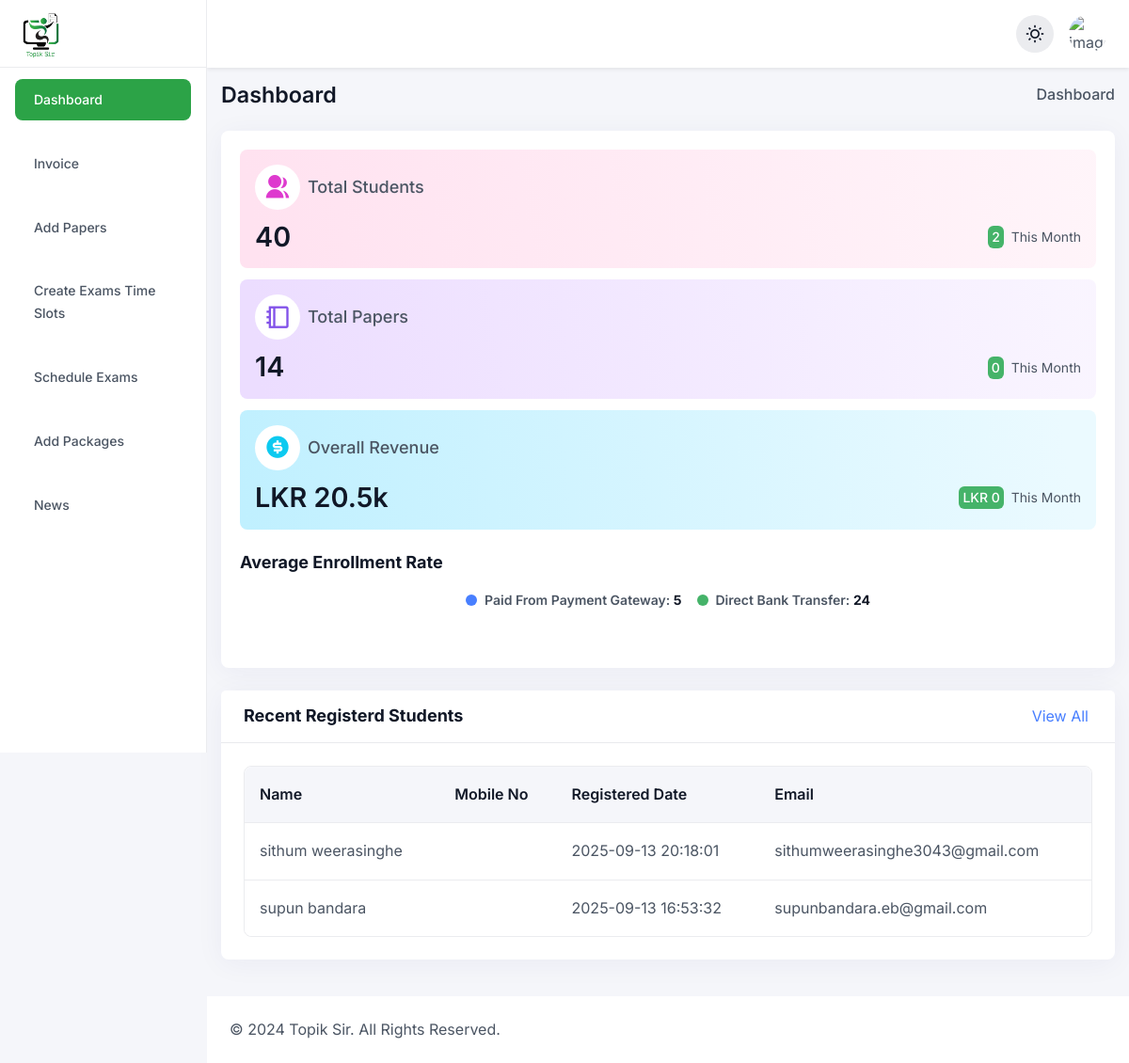
/admin/dashboard (signed in), run on the app's committed database.
### tables this page shows
CREATE TABLE `user` (
  `id` int(11) NOT NULL AUTO_INCREMENT,
  `first_name` varchar(50) NOT NULL,
  `last_name` varchar(50) NOT NULL,
  `email` varchar(255) NOT NULL,
  `mobile` varchar(12) DEFAULT NULL,
  `password_hash` varchar(255) DEFAULT NULL,
  `profile_picture_url` text DEFAULT NULL,
  `created_at` timestamp NULL DEFAULT current_timestamp(),
  `auth_providers_provider_id` int(11) NOT NULL,
  `remember_token` varchar(255) DEFAULT NULL,
  `address` varchar(100) DEFAULT NULL,
  `city` varchar(40) DEFAULT NULL,
  PRIMARY KEY (`id`),
  KEY `fk_user_auth_providers_idx` (`auth_providers_provider_id`),
  CONSTRAINT `fk_user_auth_providers` FOREIGN KEY (`auth_providers_provider_id`) REFERENCES `auth_providers` (`provider_id`)
);

### admin/dashboard.php (the view, shortened to what the rows shown need)
<!DOCTYPE html>
<html lang="en" data-theme="light">
<head>
  <link rel="stylesheet" type="text/css" href="https://cdn.jsdelivr.net/npm/toastify-js/src/toastify.min.css">
  <link rel="stylesheet" href="assets/css/remixicon.css">
  <link rel="stylesheet" href="assets/css/lib/bootstrap.min.css">
  <link rel="stylesheet" href="assets/css/lib/apexcharts.css">
  <link rel="stylesheet" href="assets/css/lib/dataTables.min.css">
  <link rel="stylesheet" href="assets/css/lib/editor-katex.min.css">
  <link rel="stylesheet" href="assets/css/lib/editor.atom-one-dark.min.css">
  <link rel="stylesheet" href="assets/css/lib/editor.quill.snow.css">
  <link rel="stylesheet" href="assets/css/lib/flatpickr.min.css">
  <link rel="stylesheet" href="assets/css/lib/full-calendar.css">
  <link rel="stylesheet" href="assets/css/lib/jquery-jvectormap-2.0.5.css">
  <link rel="stylesheet" href="assets/css/lib/magnific-popup.css">
  <link rel="stylesheet" href="assets/css/lib/slick.css">
  <link rel="stylesheet" href="assets/css/lib/prism.css">
  <link rel="stylesheet" href="assets/css/lib/file-upload.css">
  <link rel="stylesheet" href="assets/css/lib/audioplayer.css">
  <link rel="stylesheet" href="assets/css/style.css">
</head>
<body>
  <main class="dashboard-main">
    <?php
    $userService = new UserService();
    ?>
    <div class="dashboard-main-body">
      <div class="row gy-4 mb-24">
        <div class="col-xxl-12">
          <div class="card h-100">
            <div class="card-body p-24">
              <div class="table-responsive scroll-sm">
                <table class="table bordered-table mb-0">
                  <thead>
                    <tr>
                      <th scope="col">Name</th>
                      <th scope="col">Mobile No</th>
                      <th scope="col">Registered Date</th>
                      <th scope="col">Email</th>
                    </tr>
                  </thead>
                  <tbody>
                    <?php
                    $recentStudents = $userService->getRecentlyRegisteredStudents();
                    if (!empty($recentStudents)): ?>
                      <?php foreach ($recentStudents as $student): ?>
                        <tr>
                          <td>
                            <span class="text-secondary-light"><?= htmlspecialchars($student['full_name']); ?></span>
                          </td>
                          <td>
                          </td>
                          <td>
                            <span class="text-secondary-light"><?= htmlspecialchars($student['registered_date']); ?></span>
                          </td>
                          <td>
                            <span class="text-secondary-light"><?= htmlspecialchars($student['email']); ?></span>
                          </td>
                        </tr>
                      <?php endforeach; ?>
                    <?php endif; ?>
                  </tbody>
                </table>
              </div>
            </div>
          </div>
        </div>
      </div>
    </div>
  </main>
</body>
</html>

### data on the page
user: full_name "sithum weerasinghe", created_at "2025-09-13 20:18:01", email "sithumweerasinghe3043@gmail.com"
user: full_name "supun bandara", created_at "2025-09-13 16:53:32", email "supunbandara.eb@gmail.com"

### other printed values
$userService->getUserCount() "40"
formatNumber($userService->getStudentCountCurrentMonth()) "2"
formatNumber($paperService->getPaperCount()) "14"
formatNumber($paperService->getPapersPublishedThisMonth()) "0"
formatNumber($incomeService->getTotalIncome()) "20.5k"
formatNumber($incomeService->getMonthlyIncome()) "0"
$payment['count'] "5"
$payment['count'] "24"
